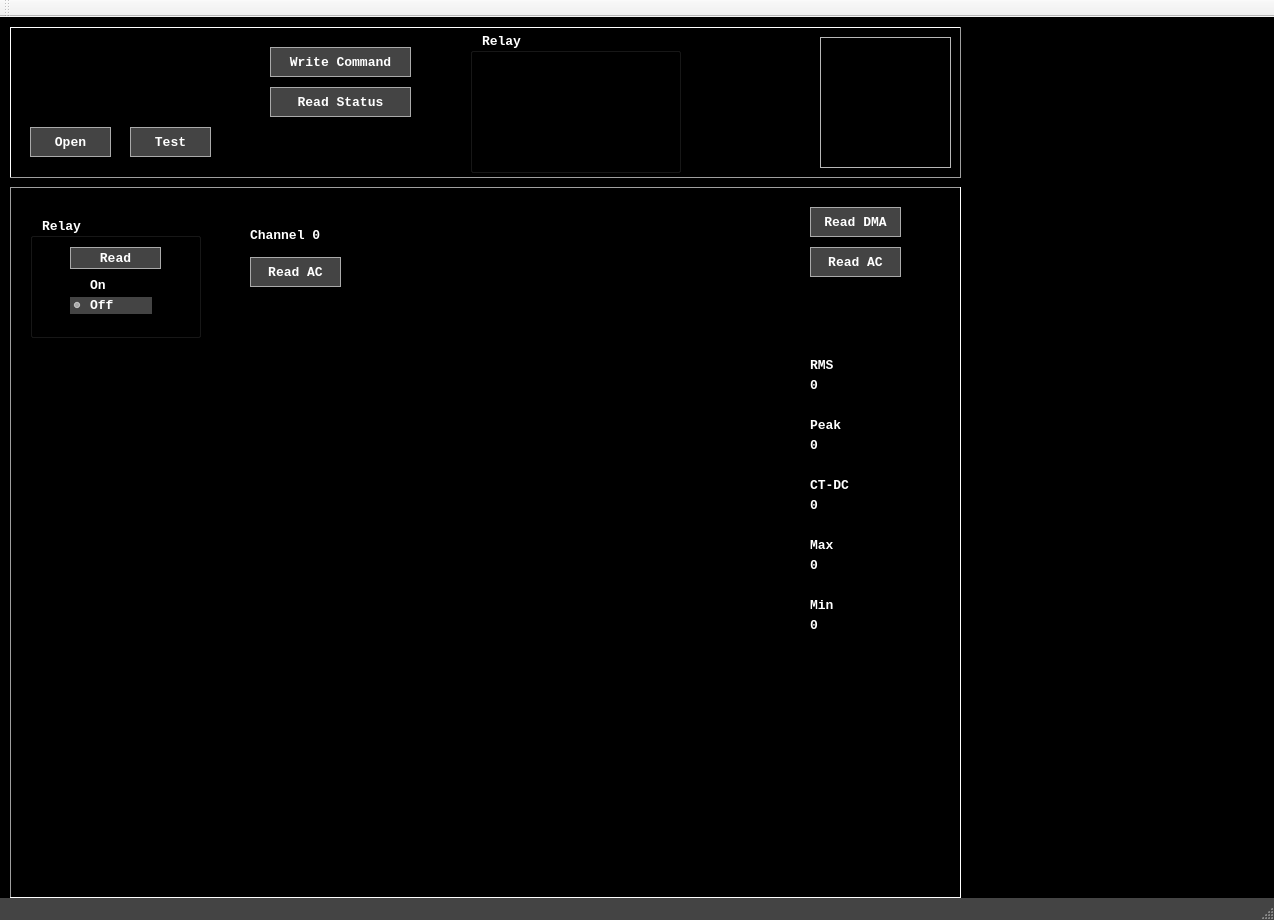
<?xml version="1.0" encoding="UTF-8"?>
<ui version="4.0">
 <class>MainWindow</class>
 <widget class="QMainWindow" name="MainWindow">
  <property name="geometry">
   <rect>
    <x>0</x>
    <y>0</y>
    <width>1274</width>
    <height>920</height>
   </rect>
  </property>
  <property name="sizePolicy">
   <sizepolicy hsizetype="Expanding" vsizetype="Expanding">
    <horstretch>0</horstretch>
    <verstretch>0</verstretch>
   </sizepolicy>
  </property>
  <property name="windowTitle">
   <string>Unilectric PDP</string>
  </property>
  <property name="styleSheet">
   <string notr="true">
QMainWindow,
QMenuBar,
QMenuBar::item,
QStatusBar,
QProgressBar,
QGroupBox,
/*QFrame,*/
QSpinBox,
QLineEdit,
QCheckBox,
QMessageBox,
QLineEdit,
QRadioButton,
QPushButton,
QCheckBox,
QLabel,
/*QWidget,*/
QTabWidget,
QListWidget,
QTabBar::tab,
QPlainTextEdit
{
    color: white;
	font-family: Courier New;
	font-size: 10pt;
	font-weight: bold;
	background-color: black;
}





/* QTab Widget */

QTabWidget::pane { /* The tab widget frame */
    border: 1px solid;
    border-color: #aaaaaa;
}
QTabBar::tab {
    border: 1px solid;
    border-color: #aaaaaa;
    background: solid;
    background-color: #444444;
   /* border-top-left-radius: 8px;
    border-top-right-radius: 8px;*/
    min-width: 30ex;
    padding-left: 16px;
    padding-right: 16px;

}
QTabBar::tab:hover {
    border: 1px solid;
    border-color: #ffffff;
    background-color: black;
    padding-left: 0px;
    padding-right: 0px;
}
QTabBar::tab:selected {
    font-size: 12pt;
    border: 1px solid;
    border-color: #ffffff;
    background-color: black;
    padding-left: 0px;
    padding-right: 0px;
}
QTabBar::tab:!selected {
    margin-top: 4px; /* make non-selected tabs look smaller */
}

/* QGroupBox */


/* QRadioButton */

QRadioButton::!checked{
    background:transparent;
}
QRadioButton::hover{
    background:#444444;
}
QRadioButton::checked{
    background:#444444;
}

 
QLabel {
	
	font-size: 10pt;

}

QSpinBox {
    border: 1px solid;
    border-color: white;
	font-size: 12pt;
}
QSpinBox::hover{
    background-color: #444444;
}



QLineEdit {
    border: 1px solid;
    border-color: white;
    background-color: black;
}
QLineEdit::hover{
    background-color: #444444;
}




QPushButton { 
	border: 1px solid;
    /*border-radius: 2px;*/
	border-color: #aaaaaa;
    background: solid;
    background-color: black;
     min-height: 20px;
}
QPushButton:!pressed {
    background-color: #444444;
}
QPushButton:hover {
    background: transparent;
}
QPushButton:disabled {
    background: transparent;
}
QPushButton:checked {
    background-color: #aa0000;
}
QPushButton:pressed {
    background-color: #888888;
}



QStatusBar 
{
	font-size: 10pt;
	background-color: #444444;
}
        
QProgressBar 
{
	color: #444444; /* if same as bkg color, hides text */
        font-size: 10pt;
}


QMenuBar 
{
    font-size: 10pt;
    background-color: #444444;
}

QMenuBar::item 
{
    spacing: 10px; /* spacing between menu bar items */
    padding: 1px 20px; /* height width */
    background: transparent;
    border-radius: 1px;
}

QMenuBar::item:selected 
{ 
}

QMenuBar::item:pressed 
{
}





</string>
  </property>
  <widget class="QWidget" name="centralWidget">
   <property name="sizePolicy">
    <sizepolicy hsizetype="Expanding" vsizetype="Expanding">
     <horstretch>0</horstretch>
     <verstretch>0</verstretch>
    </sizepolicy>
   </property>
   <widget class="QFrame" name="frame">
    <property name="geometry">
     <rect>
      <x>10</x>
      <y>170</y>
      <width>951</width>
      <height>711</height>
     </rect>
    </property>
    <property name="frameShape">
     <enum>QFrame::Panel</enum>
    </property>
    <property name="frameShadow">
     <enum>QFrame::Sunken</enum>
    </property>
    <widget class="QFrame" name="frame_3">
     <property name="geometry">
      <rect>
       <x>10</x>
       <y>160</y>
       <width>771</width>
       <height>541</height>
      </rect>
     </property>
     <property name="frameShape">
      <enum>QFrame::NoFrame</enum>
     </property>
     <property name="frameShadow">
      <enum>QFrame::Raised</enum>
     </property>
    </widget>
    <widget class="QLabel" name="label">
     <property name="geometry">
      <rect>
       <x>800</x>
       <y>170</y>
       <width>91</width>
       <height>16</height>
      </rect>
     </property>
     <property name="text">
      <string>RMS</string>
     </property>
    </widget>
    <widget class="QLabel" name="label_2">
     <property name="geometry">
      <rect>
       <x>800</x>
       <y>230</y>
       <width>91</width>
       <height>16</height>
      </rect>
     </property>
     <property name="text">
      <string>Peak</string>
     </property>
    </widget>
    <widget class="QLabel" name="label_3">
     <property name="geometry">
      <rect>
       <x>800</x>
       <y>350</y>
       <width>91</width>
       <height>16</height>
      </rect>
     </property>
     <property name="text">
      <string>Max</string>
     </property>
    </widget>
    <widget class="QLabel" name="label_4">
     <property name="geometry">
      <rect>
       <x>800</x>
       <y>410</y>
       <width>91</width>
       <height>16</height>
      </rect>
     </property>
     <property name="text">
      <string>Min</string>
     </property>
    </widget>
    <widget class="QLabel" name="label_rms">
     <property name="geometry">
      <rect>
       <x>800</x>
       <y>190</y>
       <width>91</width>
       <height>16</height>
      </rect>
     </property>
     <property name="text">
      <string>0</string>
     </property>
    </widget>
    <widget class="QLabel" name="label_min">
     <property name="geometry">
      <rect>
       <x>800</x>
       <y>430</y>
       <width>91</width>
       <height>16</height>
      </rect>
     </property>
     <property name="text">
      <string>0</string>
     </property>
    </widget>
    <widget class="QLabel" name="label_max">
     <property name="geometry">
      <rect>
       <x>800</x>
       <y>370</y>
       <width>91</width>
       <height>16</height>
      </rect>
     </property>
     <property name="text">
      <string>0</string>
     </property>
    </widget>
    <widget class="QLabel" name="label_peak">
     <property name="geometry">
      <rect>
       <x>800</x>
       <y>250</y>
       <width>91</width>
       <height>16</height>
      </rect>
     </property>
     <property name="text">
      <string>0</string>
     </property>
    </widget>
    <widget class="QGroupBox" name="groupBox">
     <property name="geometry">
      <rect>
       <x>20</x>
       <y>30</y>
       <width>171</width>
       <height>121</height>
      </rect>
     </property>
     <property name="title">
      <string> Relay </string>
     </property>
     <widget class="QRadioButton" name="radioButton_relayOn">
      <property name="geometry">
       <rect>
        <x>40</x>
        <y>60</y>
        <width>82</width>
        <height>17</height>
       </rect>
      </property>
      <property name="text">
       <string>On</string>
      </property>
     </widget>
     <widget class="QRadioButton" name="radioButton_relayOff">
      <property name="geometry">
       <rect>
        <x>40</x>
        <y>80</y>
        <width>82</width>
        <height>17</height>
       </rect>
      </property>
      <property name="text">
       <string>Off</string>
      </property>
      <property name="checked">
       <bool>true</bool>
      </property>
     </widget>
     <widget class="QPushButton" name="pushButton_read_relay">
      <property name="geometry">
       <rect>
        <x>40</x>
        <y>30</y>
        <width>91</width>
        <height>22</height>
       </rect>
      </property>
      <property name="text">
       <string>Read</string>
      </property>
     </widget>
    </widget>
    <widget class="QPushButton" name="pushButton_read_AC">
     <property name="geometry">
      <rect>
       <x>800</x>
       <y>60</y>
       <width>91</width>
       <height>30</height>
      </rect>
     </property>
     <property name="text">
      <string>Read AC</string>
     </property>
    </widget>
    <widget class="QLabel" name="label_ctdc">
     <property name="geometry">
      <rect>
       <x>800</x>
       <y>310</y>
       <width>91</width>
       <height>16</height>
      </rect>
     </property>
     <property name="text">
      <string>0</string>
     </property>
    </widget>
    <widget class="QLabel" name="label_5">
     <property name="geometry">
      <rect>
       <x>800</x>
       <y>290</y>
       <width>91</width>
       <height>16</height>
      </rect>
     </property>
     <property name="text">
      <string>CT-DC</string>
     </property>
    </widget>
    <widget class="QPushButton" name="pushButton_read_DMA">
     <property name="enabled">
      <bool>true</bool>
     </property>
     <property name="geometry">
      <rect>
       <x>800</x>
       <y>20</y>
       <width>91</width>
       <height>30</height>
      </rect>
     </property>
     <property name="text">
      <string>Read DMA</string>
     </property>
    </widget>
    <widget class="QLabel" name="label_channel">
     <property name="geometry">
      <rect>
       <x>240</x>
       <y>40</y>
       <width>91</width>
       <height>16</height>
      </rect>
     </property>
     <property name="text">
      <string>Channel 0</string>
     </property>
    </widget>
    <widget class="QPushButton" name="pushButton_read_AC_filtered">
     <property name="geometry">
      <rect>
       <x>240</x>
       <y>70</y>
       <width>91</width>
       <height>30</height>
      </rect>
     </property>
     <property name="text">
      <string>Read AC</string>
     </property>
    </widget>
   </widget>
   <widget class="QPlainTextEdit" name="plainTextEdit">
    <property name="geometry">
     <rect>
      <x>970</x>
      <y>10</y>
      <width>301</width>
      <height>871</height>
     </rect>
    </property>
    <property name="cursor" stdset="0">
     <cursorShape>IBeamCursor</cursorShape>
    </property>
    <property name="plainText">
     <string/>
    </property>
   </widget>
   <widget class="QFrame" name="frame_2">
    <property name="geometry">
     <rect>
      <x>10</x>
      <y>10</y>
      <width>951</width>
      <height>151</height>
     </rect>
    </property>
    <property name="frameShape">
     <enum>QFrame::Panel</enum>
    </property>
    <property name="frameShadow">
     <enum>QFrame::Raised</enum>
    </property>
    <widget class="QListWidget" name="listWidget_comms_list">
     <property name="enabled">
      <bool>true</bool>
     </property>
     <property name="geometry">
      <rect>
       <x>20</x>
       <y>20</y>
       <width>181</width>
       <height>71</height>
      </rect>
     </property>
     <property name="font">
      <font>
       <family>Courier New</family>
       <pointsize>10</pointsize>
       <weight>75</weight>
       <bold>true</bold>
      </font>
     </property>
     <property name="sortingEnabled">
      <bool>false</bool>
     </property>
    </widget>
    <widget class="QPushButton" name="pushButton_comms_test">
     <property name="geometry">
      <rect>
       <x>120</x>
       <y>100</y>
       <width>81</width>
       <height>30</height>
      </rect>
     </property>
     <property name="text">
      <string>Test</string>
     </property>
    </widget>
    <widget class="QPushButton" name="pushButton_comms_open">
     <property name="geometry">
      <rect>
       <x>20</x>
       <y>100</y>
       <width>81</width>
       <height>30</height>
      </rect>
     </property>
     <property name="text">
      <string>Open</string>
     </property>
    </widget>
    <widget class="QFrame" name="frame_icon">
     <property name="geometry">
      <rect>
       <x>810</x>
       <y>10</y>
       <width>131</width>
       <height>131</height>
      </rect>
     </property>
     <property name="frameShape">
      <enum>QFrame::StyledPanel</enum>
     </property>
     <property name="frameShadow">
      <enum>QFrame::Raised</enum>
     </property>
     <property name="lineWidth">
      <number>0</number>
     </property>
    </widget>
    <widget class="QPushButton" name="pushButton_write_command">
     <property name="geometry">
      <rect>
       <x>260</x>
       <y>20</y>
       <width>141</width>
       <height>30</height>
      </rect>
     </property>
     <property name="text">
      <string>Write Command</string>
     </property>
    </widget>
    <widget class="QPushButton" name="pushButton_read_status">
     <property name="geometry">
      <rect>
       <x>260</x>
       <y>60</y>
       <width>141</width>
       <height>30</height>
      </rect>
     </property>
     <property name="text">
      <string>Read Status</string>
     </property>
    </widget>
    <widget class="QGroupBox" name="groupBox_relaySelect">
     <property name="geometry">
      <rect>
       <x>460</x>
       <y>5</y>
       <width>211</width>
       <height>141</height>
      </rect>
     </property>
     <property name="title">
      <string> Relay </string>
     </property>
     <property name="checkable">
      <bool>false</bool>
     </property>
     <property name="checked">
      <bool>false</bool>
     </property>
    </widget>
   </widget>
  </widget>
  <widget class="QStatusBar" name="statusBar"/>
  <widget class="QToolBar" name="mainToolBar">
   <attribute name="toolBarArea">
    <enum>TopToolBarArea</enum>
   </attribute>
   <attribute name="toolBarBreak">
    <bool>false</bool>
   </attribute>
  </widget>
 </widget>
 <layoutdefault spacing="6" margin="11"/>
 <resources/>
 <connections/>
</ui>
